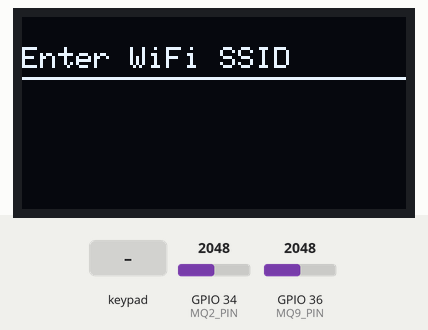
This sketch was run on a simulated ESP32. On the bench: 128×64 one-colour display. The inputs (shaded band) are chosen by the test bench; at power-on: GPIO 34 (MQ2_PIN) = 2048, GPIO 36 (MQ9_PIN) = 2048. WiFi joins after 1.5 s; servers stay silent unless stated; network time is answered at once with the bench clock; the local clock reads 2024-03-15 10:24:30 at power-on unless the sketch sets it; the Firebase database answers and starts empty; what the sketch prints to the serial monitor is not drawn.

Above: at 5.5 s.
5.6 s: keypad keys 1 4 2 7 2 6 2 5 D pressed 0.4 s apart
At 9.4 s:
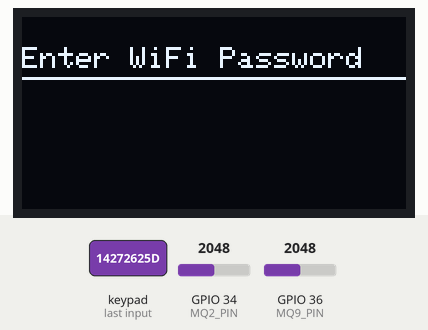
10.7 s: key 'D' pressed
At 13.0 s:
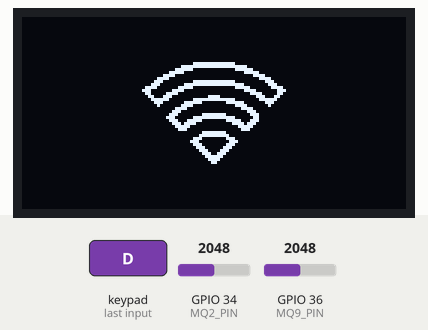
15.6 s: keypad keys 3 3 3 2 1 8 1 9 D pressed 0.4 s apart
At 19.73 s:
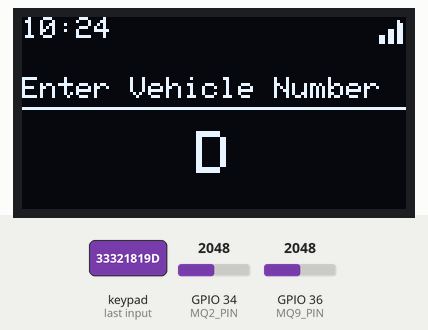
20.7 s: keypad keys A B C 2 D pressed 0.4 s apart
At 23.0 s:
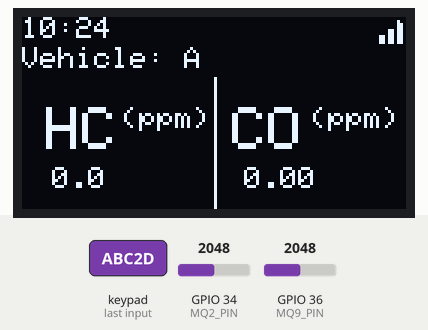
24.2 s: key 'B' pressed
At 25.5 s:
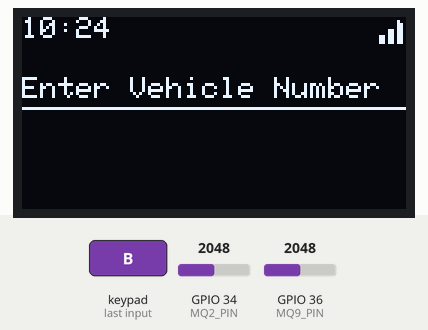
25.8 s: keypad keys 1 3 9 7 D pressed 0.4 s apart
At 28.2 s:
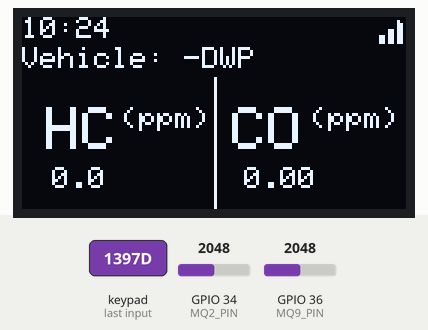

The sketch:

ESP32_Final.ino
```cpp
// Libraries
#include <WiFi.h>
#include <FirebaseESP32.h>
#include <NTPClient.h>
#include <WiFiUdp.h>
#include <Wire.h>
#include <Adafruit_GFX.h>
#include <Adafruit_SSD1306.h>
#include <Keypad.h>
#include <math.h>
#include "logo.h"
#include "gears.h"
#include "wifi_animation.h"
#include "wifi_failed.h"
#include "wifi_connected.h"

// Firebase Credentials
#define FIREBASE_API_KEY "<-copy firebase api key here->"
#define FIREBASE_DATABASE_URL "<-copy database URL here->"

// Screen properties
#define SCREEN_WIDTH 128
#define SCREEN_HEIGHT 64
#define OLED_RESET -1
Adafruit_SSD1306 display(SCREEN_WIDTH, SCREEN_HEIGHT, &Wire, OLED_RESET);

// MQ2 and MQ9 Analog Pins
#define MQ2_PIN 34
#define MQ9_PIN 36

float MQ2_RL = 10.0; // MQ2 RL value
float MQ9_RL = 10.0; // MQ9 RL value

float Ro_MQ2 = 10.0;// MQ2 R0 value
float Ro_MQ9 = 2.0; // MQ2 R0 value

float calculateRS(int pin, float RL); // Call function to calculate RS
float getHCppm(float ratio); // Call fucntion to calculate HC in PPM
float getCOppm(float ratio); // Call function to calculate CO in PPM

String ssid = ""; // SSID variable
String password = ""; // Password variable

// Firebase config
FirebaseData firebaseData;
FirebaseConfig config;
FirebaseAuth auth;

// Time  client
WiFiUDP ntpUDP;
NTPClient timeClient(ntpUDP, "pool.ntp.org", 19800, 60000);

// Keypad declaration
const byte ROWS = 4;
const byte COLS = 4;
char keys[ROWS][COLS] = {
  {'1','2','3','A'},
  {'4','5','6','B'},
  {'7','8','9','C'},
  {'*','0','#','D'}
};

// Keypad Pins
byte rowPins[ROWS] = {14, 27, 26, 25};
byte colPins[COLS] = {33, 32, 18, 19};
Keypad keypad = Keypad(makeKeymap(keys), rowPins, colPins, ROWS, COLS);

String inputBuffer = ""; // Input Buffer
unsigned long lastKeyTime = 0;
int keyIndex = 0;
int specialIndex = 0;
char lastKey = '\0';
bool vehicleInputDone = false; // Vehicle number input
bool ssidInputDone = false; // SSID input
bool passwdInputDone = false; // Password input
bool useUpperCase = false; // Switch between Upper and lower case

// Upper case keypad
const char* t9MapUpper[10] = {
  " 0", "-1", "ABC2", "DEF3", "GHI4", "JKL5",
  "MNO6", "PQRS7", "TUV8", "WXYZ9"
};

// Lower case keypad
const char* t9MapLower[10] = {
  " 0", "-1", "abc2", "def3", "ghi4", "jkl5",
  "mno6", "pqrs7", "tuv8", "wxyz9"
};

// Speacial characters
const char specialCycle[] = "*#$";


// WiFi connection icon bitmap
const unsigned char wifi_icon[] PROGMEM = {
  0x00, 0x00, 0x01, 0x00, 0x01, 0x80, 0x01, 0x80, 0x0d, 0x80, 0x0d, 0x80, 0x6d, 0x80, 0x6d, 0x80,
	0x6d, 0x80, 0x00, 0x00
};

void setup() {
  Serial.begin(9600); // Initiate serial monitor
  Wire.begin(21, 22); // Initiate screen
  delay (500); // 0.5s delay

  // Check if the screen initiated properly
  if (!display.begin(SSD1306_SWITCHCAPVCC, 0x3C)) {
    Serial.println(F("SSD1306 allocation failed"));
    while (true);
  }

  logoAnimation(); // Show the logo animation
  delay(1000); // 1s delay

  // Show gears spinning animation
  bitmapAnimation288(GEAR_FRAME_WIDTH, GEAR_FRAME_HEIGHT, GEAR_FRAME_COUNT, GEAR_FRAME_DELAY, gear_frames);

  displaySSIDInput(); // Display to enter SSID
}

void loop() {
  char key = keypad.getKey(); // Variable for keypad input

  // Check if the SSID input is done or not
  if(!ssidInputDone){
    handleSSIDInput(key); // Call SSID input function
    return;
  }

  // Check if the password input is done or not
  if(!passwdInputDone){
    handlePasswordInput(key); // Call password input function
    return;
  }

  // Check if the vehicle number input is done or not
  if (!vehicleInputDone) {
    handleVehicleInput(key); // Call vehicle number input function
    return;
  }

  // If 'B' key is pressed go back to the vehicle input display
  if (key == 'B') {
    vehicleInputDone = false;
    inputBuffer = "";
    Firebase.deleteNode(firebaseData, "/currentVehicle");
    displayVehicleInput();
    return;
  }

  static unsigned long lastReadingTime = 0;
  if (millis() - lastReadingTime >= 1000) {
    lastReadingTime = millis();

    float rs_mq2 = calculateRS(MQ2_PIN, MQ2_RL); // Calculate MQ2 RS value
    float rs_mq9 = calculateRS(MQ9_PIN, MQ9_RL); // Calculate MQ9 RS value

    float ratio_mq2 = rs_mq2 / Ro_MQ2; // Calculate RS/R0 for MQ2
    float ratio_mq9 = rs_mq9 / Ro_MQ9; // Calculate RS/R0 for MQ9

    Serial.print("MQ2: "); Serial.print(ratio_mq2); // Display CO in PPM
    Serial.print(" | MQ9: "); Serial.println(ratio_mq9);

    Serial.print("MQ2: "); Serial.print(analogRead(36)); // Display CO in PPM
    Serial.print(" | MQ9: "); Serial.println(analogRead(34));

    float ppm_hc = getPPM(ratio_mq2, -0.47, 1.28); // Calculate HC ppm value
    float ppm_co = getPPM(ratio_mq9, -0.77, 1.45); // Calculate CO ppm value

    Serial.print("MQ2: "); Serial.print(ppm_hc); // Display CO in PPM
    Serial.print(" | MQ9: "); Serial.println(ppm_co); // Display HC in PPM

    display.clearDisplay();
    drawStatusIcons(); // Show the time and wifi connectivity on the top of screen

    display.setTextSize(1);
    display.setCursor(0, 10);
    display.print(F("Vehicle: "));
    display.println(inputBuffer); // Show the current vehicle number
    display.drawLine(64, 20, 64, SCREEN_HEIGHT, WHITE);

    // Display HC and CO in PPM on screen
    display.setTextSize(2);
    display.setCursor(8, 30); display.print(F("HC"));
    display.setCursor(70, 30); display.print(F("CO"));
    display.setTextSize(1);
    display.setCursor(33, 30); display.print(F("(ppm)"));
    display.setCursor(96, 30); display.print(F("(ppm)"));
    display.setCursor(10, 50); display.print(ppm_hc, 1);
    display.setCursor(74, 50); display.print(ppm_co, 2);
    display.display();

    String currentVehicle; // Variable for current vehicle
    // Check if the current vehicle field has a value
    if (Firebase.getString(firebaseData, "/currentVehicle")) {
      currentVehicle = firebaseData.stringData();
      currentVehicle.trim();
      if (currentVehicle.length() == 0) return;
    } else {
      Serial.println("[FAILED] Get currentVehicle: " + firebaseData.errorReason());
      return;
    }

    // Updatae the time
    timeClient.update();
    String timestamp = timeClient.getFormattedTime();
    String epoch = String(timeClient.getEpochTime());

    // Send MQ2 and MQ9 values to the database along with a time stamp
    sendReading(currentVehicle, "MQ2", ppm_hc, timestamp, epoch);
    sendReading(currentVehicle, "MQ9", ppm_co, timestamp, epoch);
  }
}

// Calculate sensor RS value
float calculateRS(int pin, float RL) {
  int adc = analogRead(pin);
  if (adc <= 0) adc = 1;  // Avoid division by 0
  float vrl = (adc / 1023.0) * 5.0;
  return ((5.0 - vrl) / vrl) * RL;
}

// Return sensor value in PPM
float getPPM(float ratio, float m, float b) {
  if (ratio <= 0 || isnan(ratio) || isinf(ratio)) return 0.0;
  float log_ppm = (log10(ratio) - b) / m;
  return pow(10, log_ppm);
}

// Take WiFi SSID as input form user
void handleSSIDInput(char key) {
  if (!key) return;

  unsigned long now = millis();

  if (key == 'D') { // press 'D' to confirm entry
    ssidInputDone = true;
    Serial.println(inputBuffer);
    ssid = inputBuffer;
    inputBuffer = "";
    displayPasswordInput(); // Call password input function
    return;
  }

  if (key == 'C') { // press 'C' to clear input
    inputBuffer = "";
    displaySSIDInput();
    return;
  }

  if (key == 'A') { // press 'A' to backspace
    if (inputBuffer.length() > 0) {
      inputBuffer.remove(inputBuffer.length() - 1);
      displaySSIDInput();
    }
    return;
  }

  if (key == '#') { // press '#' to switch between lower and upper case
  useUpperCase = !useUpperCase;
  displaySSIDInput();
  return;
  }

  if (key == '*') { // press '*' to cycle between speacial characters
    const char* cycle = specialCycle;
    if (!inputBuffer.isEmpty() && lastKey == '*') {
      if ((now - lastKeyTime) < 800) {
        specialIndex = (specialIndex + 1) % strlen(cycle);
        inputBuffer.setCharAt(inputBuffer.length() - 1, cycle[specialIndex]);
      } else {
        specialIndex = 0;
        inputBuffer += cycle[specialIndex];
      }
    } else {
      specialIndex = 0;
      inputBuffer += cycle[specialIndex];
    }
    lastKeyTime = now;
    lastKey = '*';
    displaySSIDInput();
    return;
  }

  // Reads input characters
  if (isdigit(key)) {
    int index = key - '0';
    // Check if upper case or lower case is selected
    const char* map = useUpperCase ? t9MapUpper[index] : t9MapLower[index];
    if (key == lastKey && (now - lastKeyTime) < 800) {
      keyIndex = (keyIndex + 1) % strlen(map);
      inputBuffer.setCharAt(inputBuffer.length() - 1, map[keyIndex]);
    } else {
      keyIndex = 0;
      inputBuffer += map[keyIndex];
    }
    lastKeyTime = now;
    lastKey = key;
    displaySSIDInput();
  }
}

// Display SSID input sreen
void displaySSIDInput() {
  display.clearDisplay();
  display.setTextSize(1);
  display.setCursor(0, 10);
  display.setTextColor(WHITE);
  display.println(F("Enter WiFi SSID"));
  display.drawLine(0, 20, SCREEN_WIDTH, 20, WHITE);

  display.setTextSize(2);
  int16_t x1, y1;
  uint16_t w, h;
  display.getTextBounds(inputBuffer, 0, 0, &x1, &y1, &w, &h);
  int16_t cx = (SCREEN_WIDTH - w) / 2;
  display.setCursor(cx, 28);
  display.print(inputBuffer);
  display.display();
}

// Take WiFi password as input form user
void handlePasswordInput(char key) {
  if (!key) return;

  unsigned long now = millis();

  if (key == 'D') { // press 'D' to confirm entry
    passwdInputDone = true;
    Serial.println(inputBuffer);
    password = inputBuffer;
    WiFi.begin(ssid, password);
    display.clearDisplay();
    display.display();
    // Show wifi connecting animation
    bitmapAnimation288(WIFI_FRAME_WIDTH, WIFI_FRAME_HEIGHT, WIFI_FRAME_COUNT, WIFI_FRAME_DELAY, wifi_frames);
    Serial.println("Connecting to wifi");
    delay(5000); // 5s delay to wait for the WiFi to connect
    // Check if WiFi is connected
    if(WiFi.status() == WL_CONNECTED)
    {
      // If WiFi is connected
      inputBuffer = "";
      Serial.println("Connected to wifi");
      display.clearDisplay();
      display.display();
      // Show WiFi connected animation
      bitmapAnimation128(CONNECTED_FRAME_WIDTH, CONNECTED_FRAME_HEIGHT, CONNECTED_FRAME_COUNT, CONNECTED_FRAME_DELAY, connected_frames);
      // Firebase login
      auth.user.email = "<-copy user email here->";
      auth.user.password = "<-copy user password here->";
      config.api_key = FIREBASE_API_KEY;
      config.database_url = FIREBASE_DATABASE_URL;
      // Initiate firebase
      Firebase.begin(&config, &auth);
      Firebase.reconnectWiFi(true);

      timeClient.begin(); // Initiate  time client
      displayVehicleInput(); // Display vehicle number input screen
    }
    else{
      // If WiFi not connected
      inputBuffer = "";
      Serial.println("Connection failed");
      display.clearDisplay();
      display.display();
      ssidInputDone = false;
      passwdInputDone = false;
      // Show WiFi not connected animation
      bitmapAnimation128(FAILED_FRAME_WIDTH, FAILED_FRAME_HEIGHT, FAILED_FRAME_COUNT, FAILED_FRAME_DELAY, failed_frames);

      delay(500); // 0.5s delay
      displaySSIDInput(); // Return back to SSID input screen
    }
    return;
  }

  if (key == 'C') { // press 'C' to clear input
    inputBuffer = "";
    displayPasswordInput();
    return;
  }

  if (key == 'A') { // press 'A' to backspace
    if (inputBuffer.length() > 0) {
      inputBuffer.remove(inputBuffer.length() - 1);
      displayPasswordInput();
    }
    return;
  }

  if (key == 'B') { // press 'B' to go back to SSID input screen
    vehicleInputDone = false;
    passwdInputDone = false;
    ssidInputDone = false;
    displaySSIDInput();
    return;
  }

  if (key == '#') { // press '#' to switch between lower and upper case
  useUpperCase = !useUpperCase;
  displayPasswordInput();
  return;
  }

  if (key == '*') { // press '*' to cycle between speacial characters
    const char* cycle = specialCycle;
    if (!inputBuffer.isEmpty() && lastKey == '*') {
      if ((now - lastKeyTime) < 800) {
        specialIndex = (specialIndex + 1) % strlen(cycle);
        inputBuffer.setCharAt(inputBuffer.length() - 1, cycle[specialIndex]);
      } else {
        specialIndex = 0;
        inputBuffer += cycle[specialIndex];
      }
    } else {
      specialIndex = 0;
      inputBuffer += cycle[specialIndex];
    }
    lastKeyTime = now;
    lastKey = '*';
    displayPasswordInput();
    return;
  }

  // Reads input characters
  if (isdigit(key)) {
    int index = key - '0';
    // Check if upper case or lower case is selected
    const char* map = useUpperCase ? t9MapUpper[index] : t9MapLower[index];
    if (key == lastKey && (now - lastKeyTime) < 800) {
      keyIndex = (keyIndex + 1) % strlen(map);
      inputBuffer.setCharAt(inputBuffer.length() - 1, map[keyIndex]);
    } else {
      keyIndex = 0;
      inputBuffer += map[keyIndex];
    }
    lastKeyTime = now;
    lastKey = key;
    displayPasswordInput();
  }
}

// Display WiFi password input screen
void displayPasswordInput() {
  display.clearDisplay();
  display.setTextSize(1);
  display.setCursor(0, 10);
  display.setTextColor(WHITE);
  display.println(F("Enter WiFi Password"));
  display.drawLine(0, 20, SCREEN_WIDTH, 20, WHITE);

  display.setTextSize(2);
  int16_t x1, y1;
  uint16_t w, h;
  display.getTextBounds(inputBuffer, 0, 0, &x1, &y1, &w, &h);
  int16_t cx = (SCREEN_WIDTH - w) / 2;
  display.setCursor(cx, 28);
  display.print(inputBuffer);
  display.display();
}

void handleVehicleInput(char key) {
  if (!key) return;

  unsigned long now = millis();

  if (key == 'D') { // press 'D' to confirm entry
    vehicleInputDone = true;
    // Change the current vehicle field in the database to inputBuffer
    if (Firebase.setString(firebaseData, "/currentVehicle", inputBuffer)) {
      Serial.println("[OK] Vehicle Set: " + inputBuffer);
    } else {
      Serial.println("[FAILED] Set Vehicle: " + firebaseData.errorReason());
    }
    return;
  }

  if (key == 'C') { // press 'C' to clear input
    inputBuffer = "";
    displayVehicleInput();
    return;
  }

  if (key == 'A') { // press 'A' to backspace
    if (inputBuffer.length() > 0) {
      inputBuffer.remove(inputBuffer.length() - 1);
      displayVehicleInput();
    }
    return;
  }

  if (key == 'B') { // press 'B' to go back to WiFi SSID input
    vehicleInputDone = false;
    ssidInputDone = false;
    passwdInputDone = false;
    displaySSIDInput();
    return;
  }

  if (isdigit(key)) {
    // Only able to enter Upper case characters
    int index = key - '0';
    if (key == lastKey && (now - lastKeyTime) < 800) {
      keyIndex = (keyIndex + 1) % strlen(t9MapUpper[index]);
      inputBuffer.setCharAt(inputBuffer.length() - 1, t9MapUpper[index][keyIndex]);
    } else {
      keyIndex = 0;
      inputBuffer += t9MapUpper[index][keyIndex];
    }
    lastKeyTime = now;
    lastKey = key;
    displayVehicleInput();
  }
}

// Display vehicle number input screen
void displayVehicleInput() {
  display.clearDisplay();
  drawStatusIcons();
  display.setTextSize(1);
  display.setCursor(0, 20);
  display.println(F("Enter Vehicle Number"));
  display.drawLine(0, 30, SCREEN_WIDTH, 30, WHITE);

  display.setTextSize(2);
  int16_t x1, y1;
  uint16_t w, h;
  display.getTextBounds(inputBuffer, 0, 0, &x1, &y1, &w, &h);
  int16_t cx = (SCREEN_WIDTH - w) / 2;
  display.setCursor(cx, 38);
  display.print(inputBuffer);
  display.display();
}

// Display status bar on top of screen
void drawStatusIcons() {
  // Check if WiFi is connected
  if (WiFi.status() == WL_CONNECTED) {
    // Update time
    timeClient.update();
    String timeStr = timeClient.getFormattedTime().substring(0, 5);
    display.setTextSize(1);
    display.setTextColor(WHITE);
    display.setCursor(0, 0);
    display.print(timeStr);
  }

  // Display WiFi icon only if connected to WiFi
  if (WiFi.status() == WL_CONNECTED) {
    display.drawBitmap(SCREEN_WIDTH - 10, 0, wifi_icon, 10, 9, WHITE);
  }
}

// Sends data to the firebase reatime database
void sendReading(String vehicle, String sensor, float value, String timestamp, String epoch) {
  String path = "/vehicles/" + vehicle + "/readings/" + sensor + "/" + epoch; // Directory
  FirebaseJson json;
  json.set("value", value); // send value
  json.set("time", timestamp); // send time stamp
  if (Firebase.setJSON(firebaseData, path, json)) {
    Serial.println("[OK] " + sensor + " = " + String(value) + " at " + timestamp);
  } else {
    Serial.println("[FAILED] " + firebaseData.errorReason());
  }
}

// Logo Animation function
void logoAnimation() {
  int y;
  for (y = -64; y < 0; y += 8) {
    display.clearDisplay();
    display.drawBitmap(0, y, epd_bitmap_logo, 128, 64, WHITE);
    display.display();
    delay(25);
  }
  for (int i = 0; i < 3; i++) {
    display.clearDisplay();
    display.drawBitmap(0, y + 3, epd_bitmap_logo, 128, 64, WHITE);
    display.display();
    delay(50);
    display.clearDisplay();
    display.drawBitmap(0, y, epd_bitmap_logo, 128, 64, WHITE);
    display.display();
    delay(50);
  }
}

// Function for bitmap animations for 48 bit resolution
void bitmapAnimation288(int frame_width, int frame_height, int frame_count, int frame_delay, const byte frames[][288]) {
  for (int i = 0; i < frame_count; i++) {
    display.clearDisplay();
    display.drawBitmap((SCREEN_WIDTH - frame_width) / 2, (SCREEN_HEIGHT - frame_height) / 2, frames[i], frame_width, frame_height, WHITE);
    display.display();
    delay(frame_delay);
  }
}

// Function for bitmap animation for 32 bit resolutin
void bitmapAnimation128(int frame_width, int frame_height, int frame_count, int frame_delay, const byte frames[][128]) {
  for (int i = 0; i < frame_count; i++) {
    display.clearDisplay();
    display.drawBitmap((SCREEN_WIDTH - frame_width) / 2, (SCREEN_HEIGHT - frame_height) / 2, frames[i], frame_width, frame_height, WHITE);
    display.display();
    delay(frame_delay);
  }
}
```

Source omitted: gears.h (data table, 22645 bytes), logo.h (data table, 6526 bytes), fi_animation.h (data table, 19214 bytes), fi_connected.h (data table, 11468 bytes), wifi_failed.h (data table, 8929 bytes)

Measured:
- after the input at 5.6 s, the display: first changes at once (image 1 shows a later state)
- after the input at 10.7 s, the display: first changes at once (image 2 shows a later state)
- after the input at 15.6 s, the display: first differs from a run without the input after 4.1 s (image 3)
- after the input at 20.7 s, the display: first differs from a run without the input after 1.3 s (image 4 shows a later state)
- after the input at 24.2 s, the display: changes after 0.18 s (image 5)
- after the input at 25.8 s, the display: first changes at once (image 6 shows a later state)
